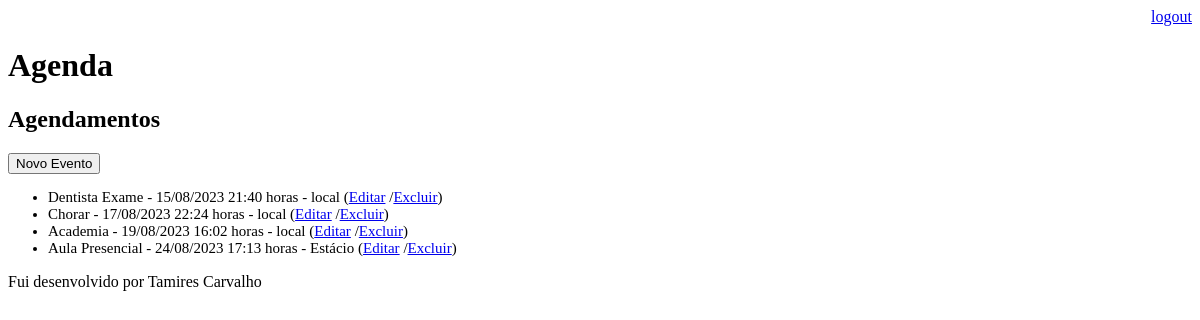
The page /agenda/ (signed in) on the database as committed earlier.
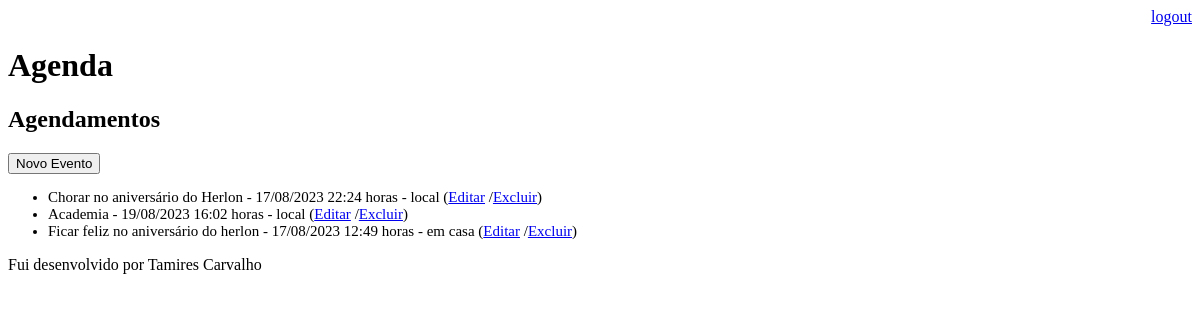
The same page on the database as committed later.
### core/models.py (models this page shows, shortened)
class Evento(models.Model):
    titulo = models.CharField(max_length=100)
    descricao = models.TextField(blank=True, null=True)
    local = models.CharField(max_length=30)
    nome = models.CharField(max_length=20)
    data_evento = models.DateTimeField(verbose_name='Data do Evento')
    data_criacao = models.DateTimeField(auto_now=True)
    usuario = models.ForeignKey(User, on_delete=models.CASCADE)
    class Meta:
        db_table = 'evento'
    def get_data_evento(self):
        return self.data_evento.strftime('%d/%m/%Y %H:%M horas')

### core/views.py (the view)
# urls.py: path('agenda/', views.lista_eventos),
@login_required(login_url='/login')
def lista_eventos(request):
    usuario = request.user
    data_atual = datetime.now()
    evento = Evento.objects.filter(usuario=usuario,
                                   data_evento__gt=data_atual)
    data = {'eventos': evento}
    return render(request, 'agenda.html', data)

### templates/agenda.html
{% extends "model_page.html" %}
{% block content %}
    <h2>Agendamentos</h2>
    <a href="evento/">
    <button type="button">Novo Evento</button>
    </a>
    <ul style="font-size: 15px">
        {% for evento in eventos %}
            <li>
                <div>
                    {{evento.titulo}} - {{evento.get_data_evento}} - {{ evento.local}}
                    (<a href="evento/?id={{evento.id}}">Editar</a>
                    /<a href="evento/delete/{{evento.id}}/">Excluir</a>)
                </div>
            </li>
        {% endfor %}
    </ul>
{% endblock %}

### templates/model_page.html
<!DOCTYPE html>
<html lang="en">
<head>
  {% include "model_header.html" %}
</head>
<body>
    {% block content %} {%endblock %}
    {% include "model_footer.html" %}
</body>
</html>

### templates/model_header.html (shortened to what this page needs)
    <div align="right">
        <a href="/logout">logout</a>
    </div>
    <h1>Agenda</h1>

### templates/model_footer.html
<p>Fui desenvolvido por Tamires Carvalho</p>

Rows that differ between the two databases and show on the page:
no longer on this page (row edited): Evento: titulo "Dentista Exame", get_data_evento "15/08/2023 21:40 horas", local "local"
removed Evento: titulo "Aula Presencial", get_data_evento "24/08/2023 17:13 horas", local "Estácio"
changed Evento: titulo "Chorar" → "Chorar no aniversário do Herlon"
added Evento: titulo "Ficar feliz no aniversário do herlon", get_data_evento "17/08/2023 12:49 horas", local "em casa"
